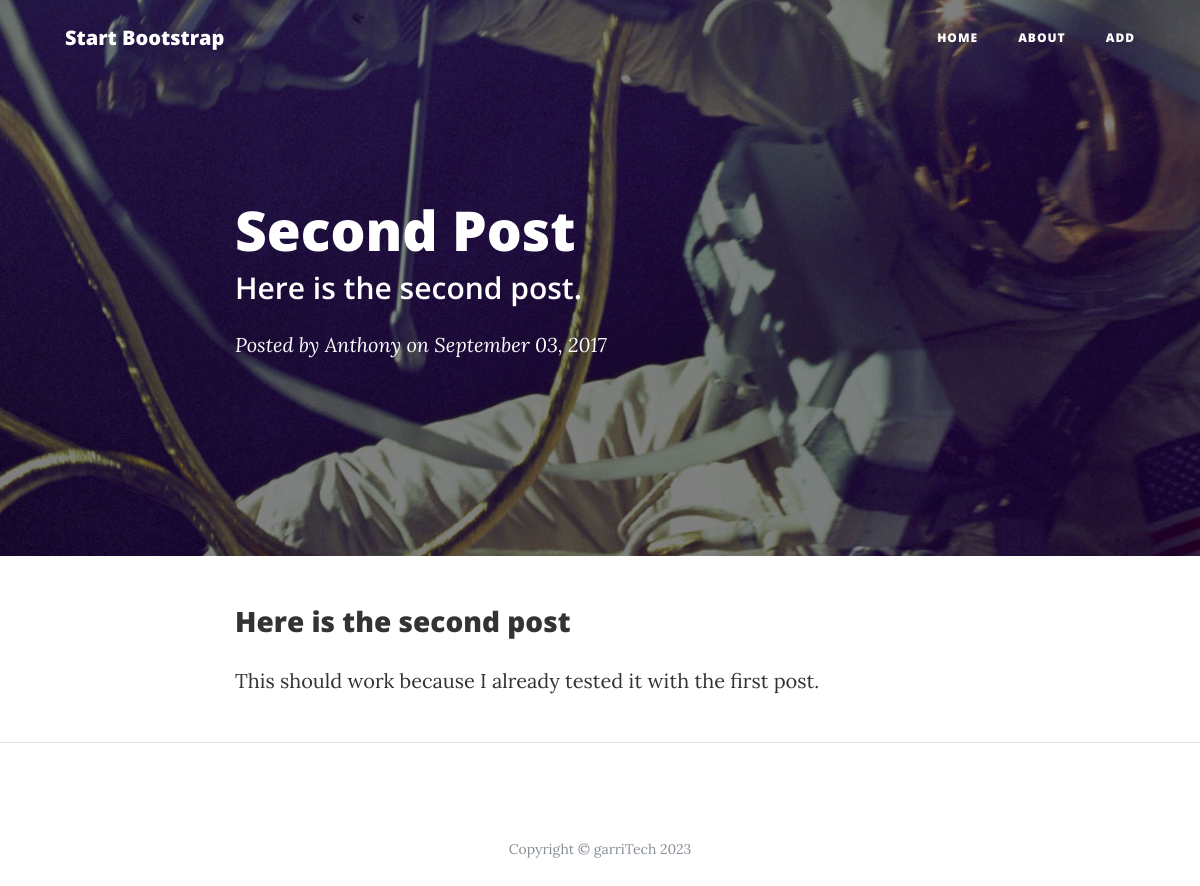
Screenshot of /post/2 with the database file from the repository.
### app.py (models this page shows)
class Blogpost(db.Model):
    id = db.Column(db.Integer, primary_key=True)
    title = db.Column(db.String(50))
    subtitle = db.Column(db.String(50))
    author = db.Column(db.String(20))
    date_posted = db.Column(db.DateTime)
    content = db.Column(db.Text)

### app.py (the view)
@app.route('/post/<int:post_id>')
def post(post_id):
    post = Blogpost.query.filter_by(id=post_id).one()
    return render_template('post.html', post=post)

### templates/post.html (shortened to what this page needs)
<!DOCTYPE html>
<html lang="en">
  <head>
    <link href="{{ url_for('static', filename='bootstrap.min.css') }}" rel="stylesheet">
    <link href="{{ url_for('static', filename='font-awesome.min.css') }}" rel="stylesheet" type="text/css">
    <link href="{{ url_for('static', filename='clean-blog.min.css') }}" rel="stylesheet">
  </head>
  <body>
    <nav class="navbar navbar-expand-lg navbar-light fixed-top" id="mainNav">
      <div class="container">
        <a class="navbar-brand" href="{{ url_for('index') }}">Start Bootstrap</a>
        <div class="collapse navbar-collapse" id="navbarResponsive">
          <ul class="navbar-nav ml-auto">
            <li class="nav-item">
              <a class="nav-link" href="{{ url_for('index') }}">Home</a>
            </li>
            <li class="nav-item">
              <a class="nav-link" href="{{ url_for('about') }}">About</a>
            </li>
            <li class="nav-item">
              <a class="nav-link" href="{{ url_for('add') }}">Add</a>
            </li>
          </ul>
        </div>
      </div>
    </nav>
    <header class="masthead" style="background-image: url('{{ url_for('static', filename='post-bg.jpg') }}')">
      <div class="container">
        <div class="row">
          <div class="col-lg-8 col-md-10 mx-auto">
            <div class="post-heading">
              <h1>{{ post.title }}</h1>
              <h2 class="subheading">{{ post.subtitle }}</h2>
              <span class="meta">Posted by
                {{ post.author }}
                on {{ post.date_posted.strftime('%B %d, %Y') }}</span>
            </div>
          </div>
        </div>
      </div>
    </header>
    <article>
      <div class="container">
        <div class="row">
          <div class="col-lg-8 col-md-10 mx-auto">
            {{ post.content|safe }}
          </div>
        </div>
      </div>
    </article>
    <hr>
    <footer>
      <div class="container">
        <div class="row">
          <div class="col-lg-8 col-md-10 mx-auto">
            <p class="copyright text-muted">Copyright &copy; garriTech 2023</p>
          </div>
        </div>
      </div>
    </footer>
  </body>
</html>

### rows the page displays
Blogpost: title "Second Post", subtitle "Here is the second post.", author "Anthony", date_posted "September 03, 2017", content "Here is the second post This should work because I already tested it with the first post."
